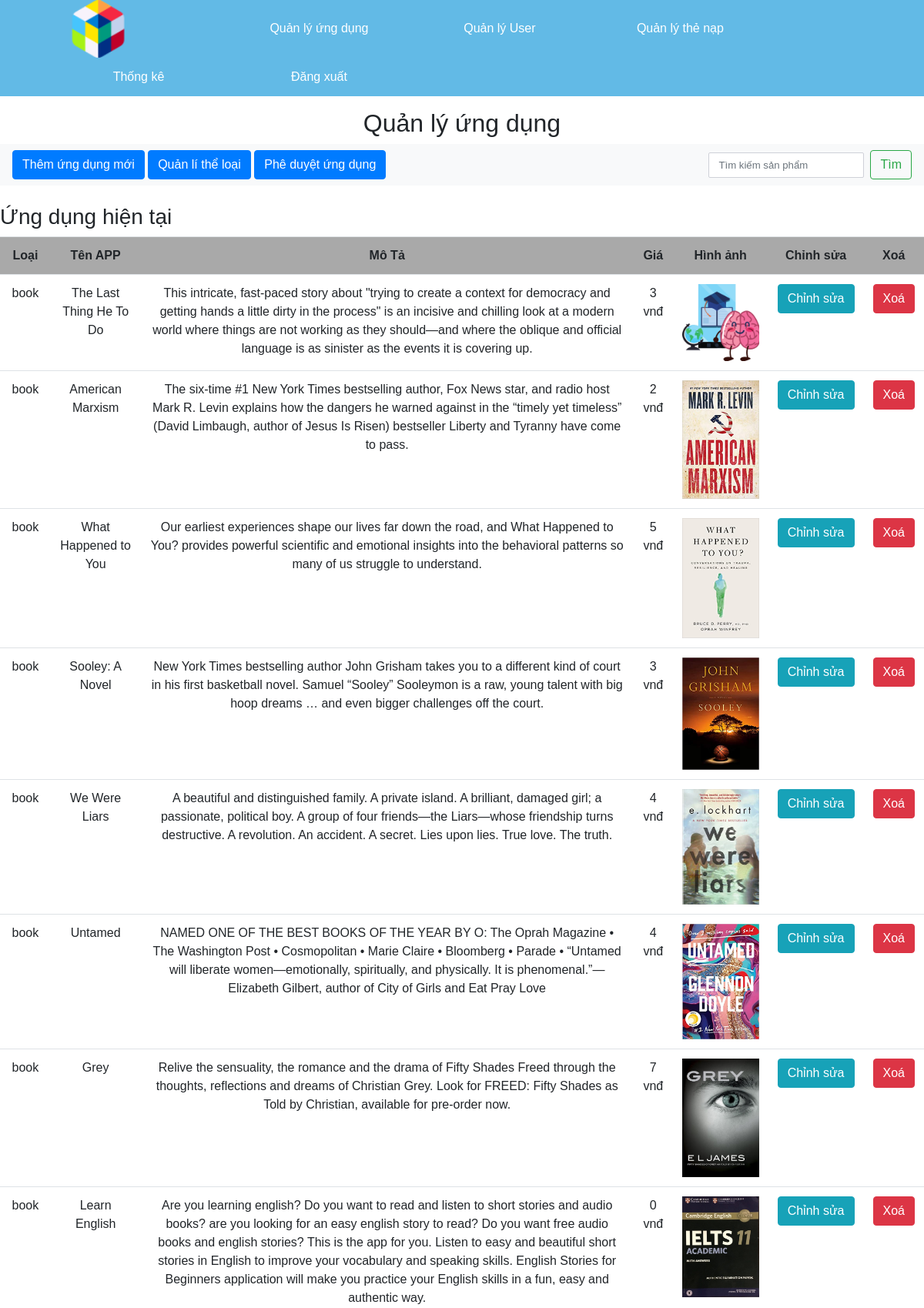
Screenshot of /quanly/admin.php (signed in, upper part) with the database file from the repository.
### tables this page shows
CREATE TABLE `ungdung` (
  `MSAPP` varchar(20) NOT NULL,
  `TenAPP` varchar(300) NOT NULL,
  `Gia` int(20) NOT NULL,
  `MaNhom` varchar(20) NOT NULL,
  `Hinh` varchar(1000) NOT NULL,
  `MoTaAPP` varchar(2000) NOT NULL,
  `file` varchar(1000) NOT NULL,
  `star` int(2) NOT NULL DEFAULT 5,
  `luottai` int(11) NOT NULL DEFAULT 0,
  `nhaphattrien` varchar(50) NOT NULL DEFAULT 'Administrator'
);

### quanly/admin.php (the view, shortened to what this page needs)
<?php
    include 'addApp.php';
    include 'ketnoi.php';
    if (!isset($_SESSION['tenKH'])) {
        header("Location: ../dangnhap/login.php");
        die();
    }else{
        $MSKH=$_SESSION['mskh'];
        $sql = "SELECT * FROM khachhang WHERE MSKH='$MSKH'";
        $query = mysqli_query($conn,$sql);
        $row = mysqli_fetch_array($query);
        $trangthai=$row['trangthai'];
    }
?>
<!DOCTYPE html>
<html lang="en">
<head>
    <link rel="stylesheet" href="https://maxcdn.bootstrapcdn.com/bootstrap/4.0.0/css/bootstrap.min.css"
>
    <link rel="stylesheet" href="https://use.fontawesome.com/releases/v5.6.3/css/all.css">
    <link rel="stylesheet" href="../style.css">
</head>
<body class="admin">
    <?php if($trangthai==2){?>
    <div class="header-panel" >
        <ul class="header-ul">
            <li><a class="logo" href="admin.php"><img src="../logo3.png"></a></li>
            <li class="nav-item active"><a href="admin.php">Quản lý ứng dụng</a></li>
            <li class="nav-item active"><a href="quanlykhachhang.php">Quản lý User</a></li>
            <li class="nav-item active"><a href="quanlythenap.php">Quản lý thẻ nạp</a></li>
            <li class="nav-item active"><a id="thongke" href="thongke.php">Thống kê</a></li>
            <li class="nav-item active"><a id="logout" href="../dangnhap/logout.php">Đăng xuất</a></li>
        </ul>
        <h2>Quản lý ứng dụng</h2>
        <nav class="navbar navbar-light bg-light">
            <form method="post" enctype="multipart/form-data">
                <button type="button" class="btn btn-primary" data-toggle="modal" data-target="#addApp">Thêm ứng dụng
                    mới</button>
                <button type="button" class="btn btn-primary" ><a
                        href="quanlytheloai.php">Quản lí thể loại</a></button>
                <button type="button" class="btn btn-primary" ><a
                href="pheduyetapp.php">Phê duyệt ứng dụng</a></button>
            </form>
            <form class="form-inline" method="post">
                <input class="form-control mr-sm-2" type="search" placeholder="Tìm kiếm sản phẩm" name="tukhoa">
                <button class="btn btn-outline-success my-2 my-sm-0" type="submit" name="search">Tìm</button>
            </form>
        </nav>
        <br>
        <?php
            if (isset($_POST['search'])){
                $tukhoa = $_POST['tukhoa'];
                $sql= "SELECT * FROM UngDung WHERE TenAPP LIKE '%$tukhoa%' or MaNhom LIKE '%$tukhoa%'";
            }else{
                $sql = "SELECT * FROM UngDung";
            }
            $query = mysqli_query($conn,$sql);
        ?>
        <div class="background-table ">
            <div class="content-table">
                <h3>Ứng dụng hiện tại</h3>
                <table class="table table-hover" cellpadding="10">
                    <tr class="head-table">
                        <th>Loại</th>
                        <th>Tên APP</th>
                        <th>Mô Tả</th>
                        <th>Giá</th>
                        <th>Hình ảnh</th>
                        <th>Chỉnh sửa</th>
                        <th>Xoá</th>
                    </tr>
                    <?php
                        while ($row = mysqli_fetch_array($query)){
                            ?>
                    <tr class="body-table">
                        <td><?= $row['MaNhom'] ?></td>
                        <td><?= $row['TenAPP'] ?></td>
                        <td><?= $row['MoTaAPP'] ?></td>
                        <td><?=number_format($row['Gia'],0,".",","); ?> vnđ</td>
                        <td> <img src="../images/<?php echo $row['Hinh']; ?>"> </td>
                        <td><a href="editApp.php?MSAPP=<?php echo $row['MSAPP']; ?>"><button type="button"
                                    class="btn btn-info">Chỉnh sửa</button></a></td>
                        <td><a href="deleteApp.php?MSAPP=<?php echo $row['MSAPP']; ?>"><button type="button"
                                    class="btn btn-danger">Xoá</button></a></td>
                    </tr>
                    <?php } ?>
                </table>
            </div>
        </div>
        <?php }else{
            if($trangthai===0){
                echo '<script language="javascript"> alert("Bạn không phải là quản trị viên"); window.location="../index.php";</script>';
            }else{
                echo '<script language="javascript"> alert("Bạn không phải là quản trị viên"); window.location="../developer.php";</script>';
            }
        }?>
</body>
</html>

### style.css (style rules this page uses)
* { font-family: "Comic Sans MS", cursive, sans-serif; }
::placeholder { color: rgb(0, 0, 0); }
.navbar { background-color: #62bae6; }
.admin { font-family: sans-serif; margin: 0; padding: 0; }
.admin .header-panel ul { background-color: #62bae6; list-style-type: none; text-align: left; overflow: hidden; width: 100%; }
.admin .header-panel li { color: white; display: inline-block; width: 180px; height: auto; line-height: 50px; outline-width: 100px; margin-left: 50px; text-align: center; }
.admin .header-panel a { text-decoration: none; color: #fff; display: block; }
.admin h2 { text-align: center; font-family: sans-serif; }
.admin .logo { width:75px; }
.admin .logo img { width:75px; height:75px; }
.head-table { background-color: darkgray; text-align: center; }
.body-table { text-align: center; }
.body-table img { max-width: 100px; }
.form-control { border: 1px solid #cfd1d8; -webkit-border-radius: 2px; -moz-border-radius: 2px; border-radius: 2px; font-size: .825rem; background: #ffffff; color: #2e323c; }

### rows the page displays
ungdung: MaNhom "book", TenAPP "The Last Thing He To Do", MoTaAPP "This intricate, fast-paced story about \"trying to create a context for democracy and getting hands a little dirty in the process\" is an incisive and chilling look at a modern world where things are not working as they should—and where the oblique and official language is as sinister as the events it is covering up.", Gia "3", Hinh (picture)
ungdung: MaNhom "book", TenAPP "American Marxism", MoTaAPP "The six-time #1 New York Times bestselling author, Fox News star, and radio host Mark R. Levin explains how the dangers he warned against in the “timely yet timeless” (David Limbaugh, author of Jesus Is Risen) bestseller Liberty and Tyranny have come to pass.", Gia "2", Hinh (picture)
ungdung: MaNhom "book", TenAPP "What Happened to You", MoTaAPP "Our earliest experiences shape our lives far down the road, and What Happened to You? provides powerful scientific and emotional insights into the behavioral patterns so many of us struggle to understand.", Gia "5", Hinh (picture)
ungdung: MaNhom "book", TenAPP "Sooley: A Novel", MoTaAPP "New York Times bestselling author John Grisham takes you to a different kind of court in his first basketball novel. Samuel “Sooley” Sooleymon is a raw, young talent with big hoop dreams … and even bigger challenges off the court.", Gia "3", Hinh (picture)
ungdung: MaNhom "book", TenAPP "We Were Liars", MoTaAPP "A beautiful and distinguished family. A private island. A brilliant, damaged girl; a passionate, political boy. A group of four friends—the Liars—whose friendship turns destructive. A revolution. An accident. A secret. Lies upon lies. True love. The truth.", Gia "4", Hinh (picture)
ungdung: MaNhom "book", TenAPP "Untamed", MoTaAPP "NAMED ONE OF THE BEST BOOKS OF THE YEAR BY O: The Oprah Magazine • The Washington Post • Cosmopolitan • Marie Claire • Bloomberg • Parade • “Untamed will liberate women—emotionally, spiritually, and physically. It is phenomenal.”—Elizabeth Gilbert, author of City of Girls and Eat Pray Love", Gia "4", Hinh (picture)
ungdung: MaNhom "book", TenAPP "Grey", MoTaAPP "Relive the sensuality, the romance and the drama of Fifty Shades Freed through the thoughts, reflections and dreams of Christian Grey. Look for FREED: Fifty Shades as Told by Christian, available for pre-order now.", Gia "7", Hinh (picture)
ungdung: MaNhom "book", TenAPP "Learn English", MoTaAPP "Are you learning english? Do you want to read and listen to short stories and audio books? are you looking for an easy english story to read? Do you want free audio books and english stories? This is the app for you. Listen to easy and beautiful short stories in English to improve your vocabulary and speaking skills. English Stories for Beginners application will make you practice your English skills in a fun, easy and authentic way.", Gia "0", Hinh (picture)
